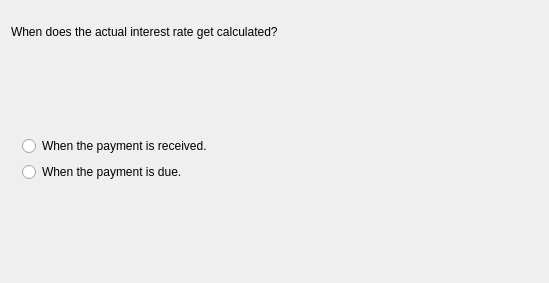
<?xml version="1.0" encoding="UTF-8"?>
<ui version="4.0">
 <class>InterestCalculationWizardPage</class>
 <widget class="QWizardPage" name="InterestCalculationWizardPage">
  <property name="geometry">
   <rect>
    <x>0</x>
    <y>0</y>
    <width>549</width>
    <height>283</height>
   </rect>
  </property>
  <property name="title">
   <string>Interest calculation</string>
  </property>
  <layout class="QVBoxLayout">
   <property name="spacing">
    <number>6</number>
   </property>
   <property name="leftMargin">
    <number>11</number>
   </property>
   <property name="topMargin">
    <number>11</number>
   </property>
   <property name="rightMargin">
    <number>11</number>
   </property>
   <property name="bottomMargin">
    <number>11</number>
   </property>
   <item>
    <widget class="QLabel" name="TextLabel12_2">
     <property name="text">
      <string>
When does the actual interest rate get calculated?</string>
     </property>
     <property name="alignment">
      <set>Qt::AlignTop</set>
     </property>
     <property name="wordWrap">
      <bool>true</bool>
     </property>
    </widget>
   </item>
   <item>
    <spacer name="Spacer61">
     <property name="orientation">
      <enum>Qt::Vertical</enum>
     </property>
     <property name="sizeType">
      <enum>QSizePolicy::Expanding</enum>
     </property>
     <property name="sizeHint" stdset="0">
      <size>
       <width>0</width>
       <height>69</height>
      </size>
     </property>
    </spacer>
   </item>
   <item>
    <layout class="QHBoxLayout">
     <property name="spacing">
      <number>6</number>
     </property>
     <property name="leftMargin">
      <number>0</number>
     </property>
     <property name="topMargin">
      <number>0</number>
     </property>
     <property name="rightMargin">
      <number>0</number>
     </property>
     <property name="bottomMargin">
      <number>0</number>
     </property>
     <item>
      <widget class="QFrame" name="frame_6">
       <property name="frameShape">
        <enum>QFrame::NoFrame</enum>
       </property>
       <layout class="QVBoxLayout">
        <property name="spacing">
         <number>6</number>
        </property>
        <property name="leftMargin">
         <number>11</number>
        </property>
        <property name="topMargin">
         <number>11</number>
        </property>
        <property name="rightMargin">
         <number>11</number>
        </property>
        <property name="bottomMargin">
         <number>11</number>
        </property>
        <item>
         <widget class="QRadioButton" name="m_interestOnReceptionButton">
          <property name="text">
           <string>When the payment is received.</string>
          </property>
          <attribute name="buttonGroup">
           <string notr="true">ButtonGroup5</string>
          </attribute>
         </widget>
        </item>
        <item>
         <widget class="QRadioButton" name="m_interestOnPaymentButton">
          <property name="text">
           <string>When the payment is due.</string>
          </property>
          <attribute name="buttonGroup">
           <string notr="true">ButtonGroup5</string>
          </attribute>
         </widget>
        </item>
       </layout>
      </widget>
     </item>
     <item>
      <spacer name="Spacer14_2_2_2_2">
       <property name="orientation">
        <enum>Qt::Horizontal</enum>
       </property>
       <property name="sizeType">
        <enum>QSizePolicy::Expanding</enum>
       </property>
       <property name="sizeHint" stdset="0">
        <size>
         <width>296</width>
         <height>0</height>
        </size>
       </property>
      </spacer>
     </item>
    </layout>
   </item>
   <item>
    <spacer name="Spacer62">
     <property name="orientation">
      <enum>Qt::Vertical</enum>
     </property>
     <property name="sizeType">
      <enum>QSizePolicy::Expanding</enum>
     </property>
     <property name="sizeHint" stdset="0">
      <size>
       <width>0</width>
       <height>69</height>
      </size>
     </property>
    </spacer>
   </item>
  </layout>
 </widget>
 <resources/>
 <connections/>
 <buttongroups>
  <buttongroup name="ButtonGroup5"/>
 </buttongroups>
</ui>
